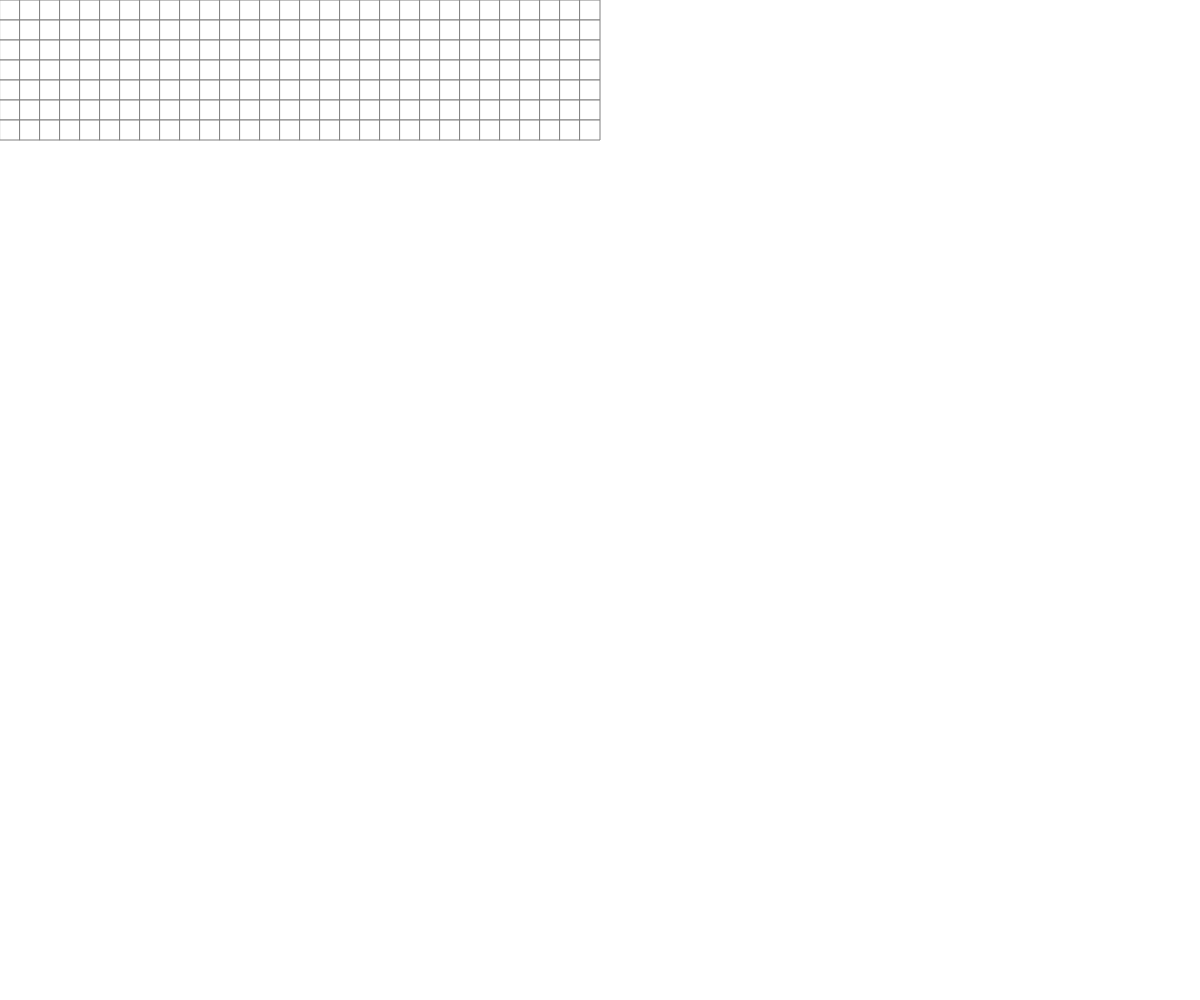
Frame 1 (no input)
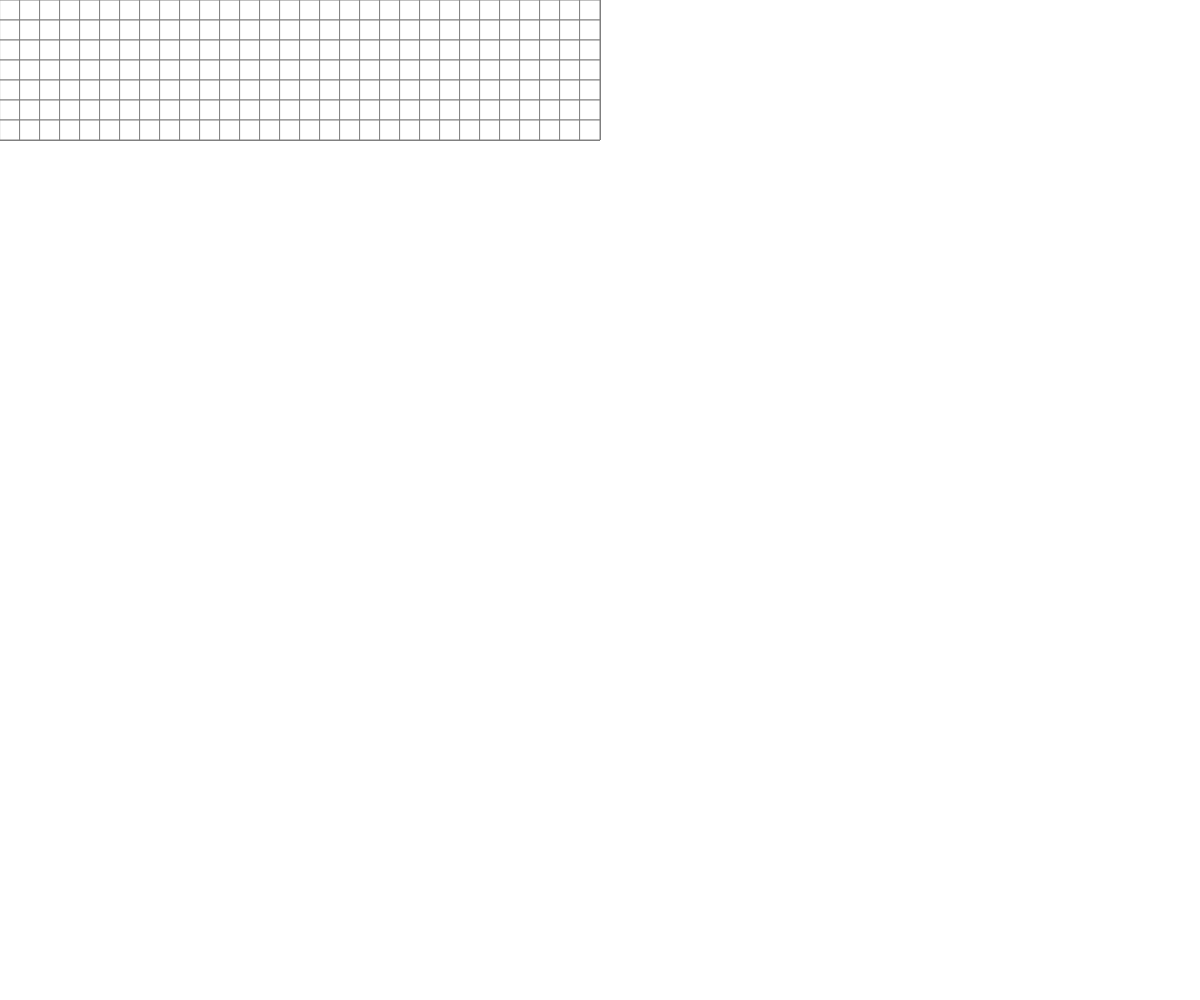
Frame 60 (no input)
Frame 120 (the mouse pressed at the canvas centre since frame 60): identical to frame 60, image omitted

The p5.js sketch that drew these frames (run headless with seeded random() and noise() and a simulated clock; from frame 60 on, the mouse is pressed at the canvas centre):

// p5.js sketch
// ── sketch.js
// Project Title
// Your Name
// Date
//
// Extra for Experts:
// - describe what you did to take this project "above and beyond"

let gridY = 30;
let gridX = 7;
let myGrid;



function setup() {
  myGrid = createGrid(gridX, gridY)
  createCanvas(windowWidth, windowHeight);
}

function draw() {
  drawGrid(gridX, gridY);
}


function createGrid(X, Y){
  let array = [];
  for (i = 0; i < Y; i++){
    let rows = [];
    for (j = 0; j < X; j++){
      rows.push(0);
    }
    array.push(rows);
  }
  return array;
}

function drawGrid(X, Y){
  stroke('grey');
  for (i = 0; i < Y; i++){
    for (j = 0; j < X; j++){
      rect(i*20, j*20, 20, 20);
    }
  }
}
